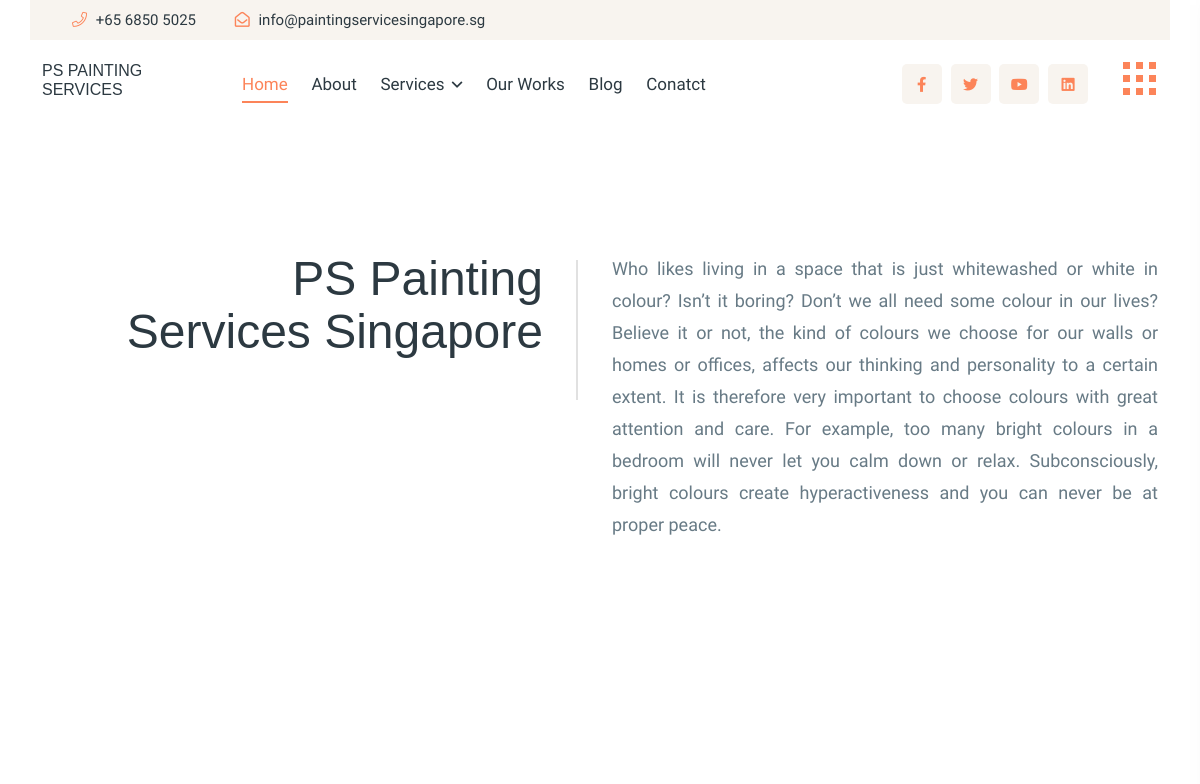
The app's page / (upper part), older data.
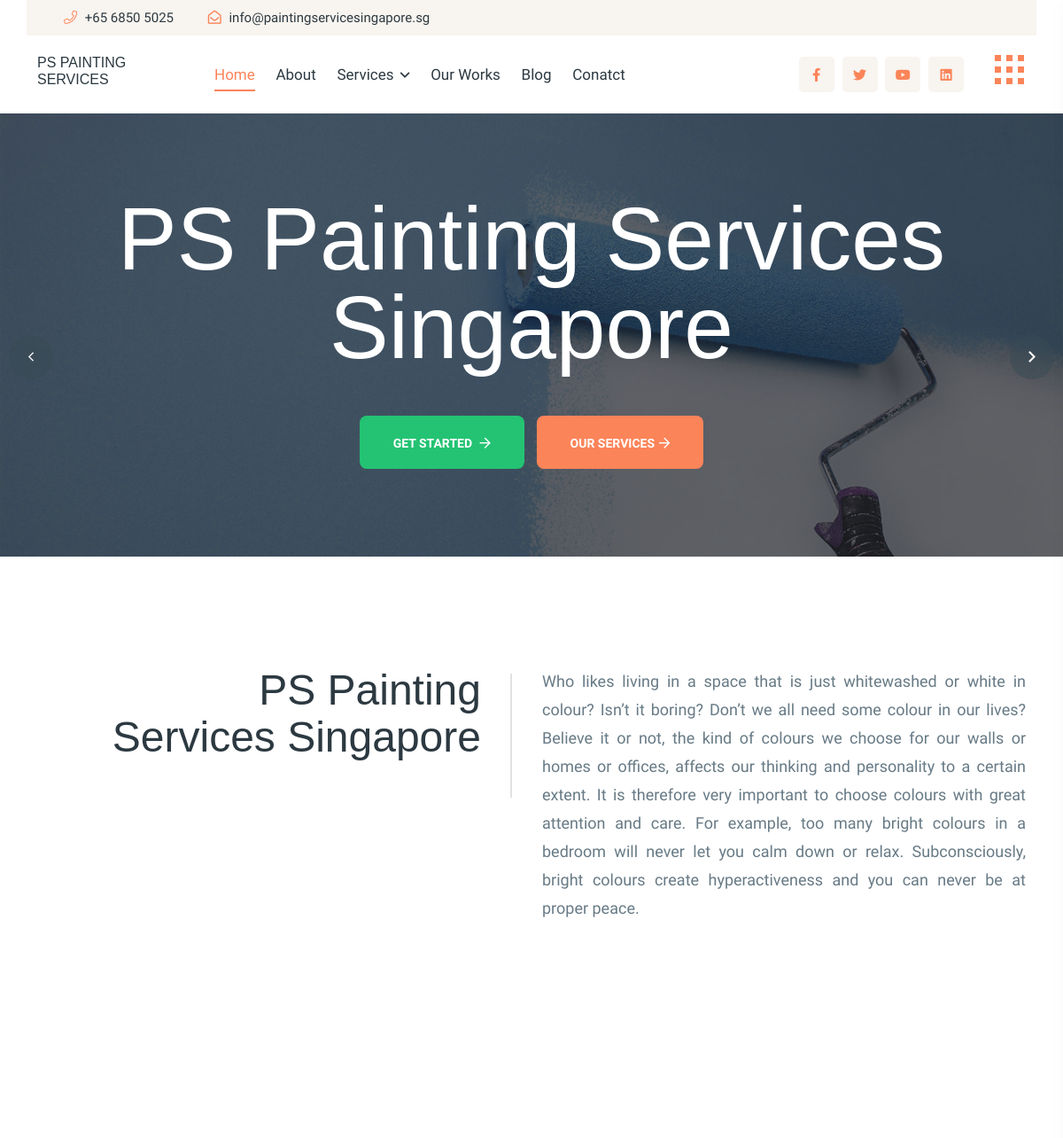
The same page, newer data.
### homeapp/models.py (models this page shows)
class Slider(models.Model):
    text= models.CharField(max_length=255, null=True)
    slider_image= models.ImageField(upload_to="slider_images")

### homeapp/views.py (the view, shortened to what this page needs)
# urls.py: path('', views.home,name="homepage"),
def home(request):
    services= Services.objects.all()
    reviews= Review.objects.all()
    sliders= Slider.objects.all()
    context ={
        'services':services,
        'reviews':reviews,
        'sliders':sliders
    }
    return render(request,'homeapp/home.html',context)

### homeapp/context_processors.py (called while the page is built)
def get_services_to_context(request):
    all_services = Services.objects.all()
    return {
        'all_services': all_services
    }

### templates/homeapp/home.html (shortened to what this page needs)
{% extends 'base.html' %}
{% load static %}
{% block content %}
  <section class="slider__area">
   <div class="slider__active swiper-container">
      <div class="swiper-wrapper">
         {% for slider in sliders %}
         <div class="single-slider swiper-slide slider__height slider__overlay d-flex align-items-center" data-background="{{slider.slider_image.url}}">
            <div class="container">
               <div class="row">
                  <div class="col-xxl-12">
                     <div class="slider__content text-center">
                        <h2 class="slider__title" data-animation="fadeInUp" data-delay=".4s">{{slider.text}}</h2>
                        <div class="slider__btn" data-animation="fadeInUp" data-delay=".6s">
                           <a href ="{% url 'homeapp:contactpage' %}" class="r-btn r-btn-green mr-10">get started <i class="far fa-arrow-right"></i></a>
                           <a href ="{% url 'homeapp:servicepage' %}" class="r-btn">our services<i class="far fa-arrow-right"></i></a>
                        </div>
                     </div>
                  </div>
               </div>
            </div>
         </div>
         {% endfor %}
      </div>
      <div class="slider__nav">
         <div class="swiper-button-prev swiper-slider-nav">
            <i class="fal fa-angle-left"></i>
         </div>
         <div class="swiper-button-next swiper-slider-nav">
            <i class="far fa-angle-right"></i>
         </div>
      </div>
   </div>
</section>
      <section class="features__area pt-125 pb-100 fix">
       <div class="container">
          <div class="row">
             <div class="col-xxl-5 col-xl-6 col-lg-6">
                <div class="features__wrapper-3 features__wrapper-border pr-45">
                   <div class="section__title-wrapper mb-80 text-lg-end">
                      <h2 class="section__title section__title-2"> PS Painting <br>  Services Singapore</h2>
                   </div>
                </div>
             </div>
             <div class="col-xxl-6 offset-xxl-1 col-xl-6 col-lg-6">
                <div class="features__wrapper-3">
                   <p style="text-align: justify;">Who likes living in a space that is just whitewashed or white in colour? Isn’t it boring? Don’t we all need some colour in our lives? Believe it or not, the kind of colours we choose for our walls or homes or offices, affects our thinking and personality to a certain extent. It is therefore very important to choose colours with great attention and care. For example, too many bright colours in a bedroom will never let you calm down or relax. Subconsciously, bright colours create hyperactiveness and you can never be at proper peace.</p>
                </div>
             </div>
          </div>
       </div>
    </section>
    <section class="why__area pt-130 pb-130">
   </section>
{% endblock %}

Row changes from the older to the newer data that the page shows:
added Slider: text "PS Painting Services Singapore"
